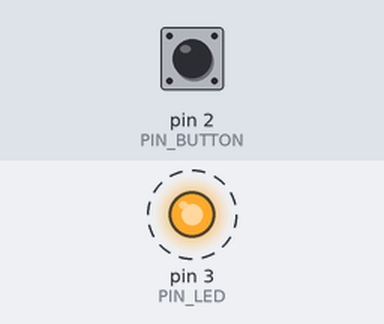
A sketch run on a simulated Arduino Uno, built with avr-gcc and run on an emulated ATmega328P. Parts: output pins drawn as LEDs (lit = HIGH). Dashed ring = blinking. The inputs (shaded band) are chosen by the test bench; at power-on: pin 2 (PIN_BUTTON) LOW.

Above: at 1.25 s.
1.3 s: pin 2 (PIN_BUTTON) pulled HIGH for 0.15 s
At 2.6 s:
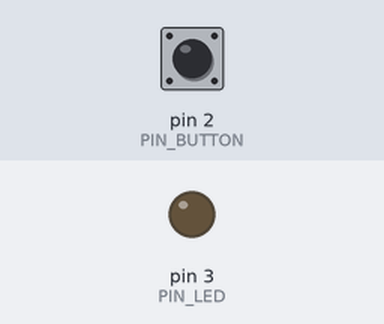
Timing chart, 0 to 4.3 s (numbered marks = the images above; inputs shaded):
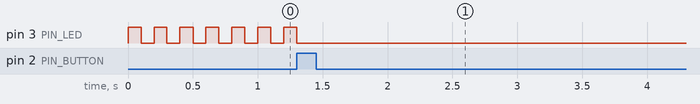

The sketch:

cat-bathroom.ino
```cpp
#include <jled.h>
#include <Chrono.h>
#include <Adafruit_NeoPixel.h>
#ifdef __AVR__
#include <avr/power.h>
#endif

// Uncomment if the Neopixels are connected for debugging
// #define ENABLE_NEOPIXELS

const int MODE_OK = 0;
const int MODE_WARN = 1;
const int MODE_FLASH = 2;

const int WARN_HOURS = 2 * 24;
const int FLASH_HOURS = 3 * 24;
const int HOUR_SECONDS = 60 * 60;

const int PIN_BUTTON = 2;
const int PIN_LED = 3;

#ifdef ENABLE_NEOPIXELS
const int PIN_NEOPIXEL = 6;
const int NUM_PIXELS = 8;
Adafruit_NeoPixel pixels = Adafruit_NeoPixel(NUM_PIXELS, PIN_NEOPIXEL, NEO_GRB + NEO_KHZ800);
#endif

int buttonState;
int mode = MODE_WARN;
int hoursPassed = 0;

Chrono chronoSeconds(Chrono::SECONDS);
JLed led = JLed(PIN_LED);

void setup()
{
  pinMode(PIN_LED, OUTPUT);
  pinMode(PIN_BUTTON, INPUT);
  led.Blink(100, 100).Forever();

#ifdef ENABLE_NEOPIXELS
  pixels.begin();
  hoursPassed = 255;
  setPixels();
  hoursPassed = 0;
#endif
}

void setPixels()
{
#ifdef ENABLE_NEOPIXELS
  for (int i = 0; i < NUM_PIXELS; i += 1)
  {
    bool isPixelOn = bitRead(hoursPassed, i) == 1;
    pixels.setPixelColor(i, isPixelOn ? pixels.Color(5, 5, 5) : pixels.Color(0, 0, 0));
  }
  pixels.show();
#endif ENABLE_NEOPIXELS
}

void resetTimer()
{
  chronoSeconds.restart();
  hoursPassed = 0;
  mode = MODE_OK;
  led.Off();
  setPixels();
}

void markHour()
{
  hoursPassed += 1;
  chronoSeconds.restart();
  setPixels();
}

void loop()
{
  buttonState = digitalRead(PIN_BUTTON);
  if (buttonState == HIGH)
  {
    resetTimer();
  }

  if (chronoSeconds.hasPassed(HOUR_SECONDS))
  {
    markHour();
  }

  if (mode == MODE_OK and hoursPassed >= WARN_HOURS)
  {
    led.On();
    mode = MODE_WARN;
  }

  if (mode == MODE_WARN and hoursPassed >= FLASH_HOURS)
  {
    led.Breathe(5000).DelayAfter(500).Forever();
    mode = MODE_FLASH;
  }

  led.Update();
}
```

Measured:
- after the input at 1.3 s, pin 3 (PIN_LED): goes on until 1.3 s, then stays LOW
- by itself, pin 3 (PIN_LED): alternates HIGH for 0.10 s and LOW for 0.10 s
